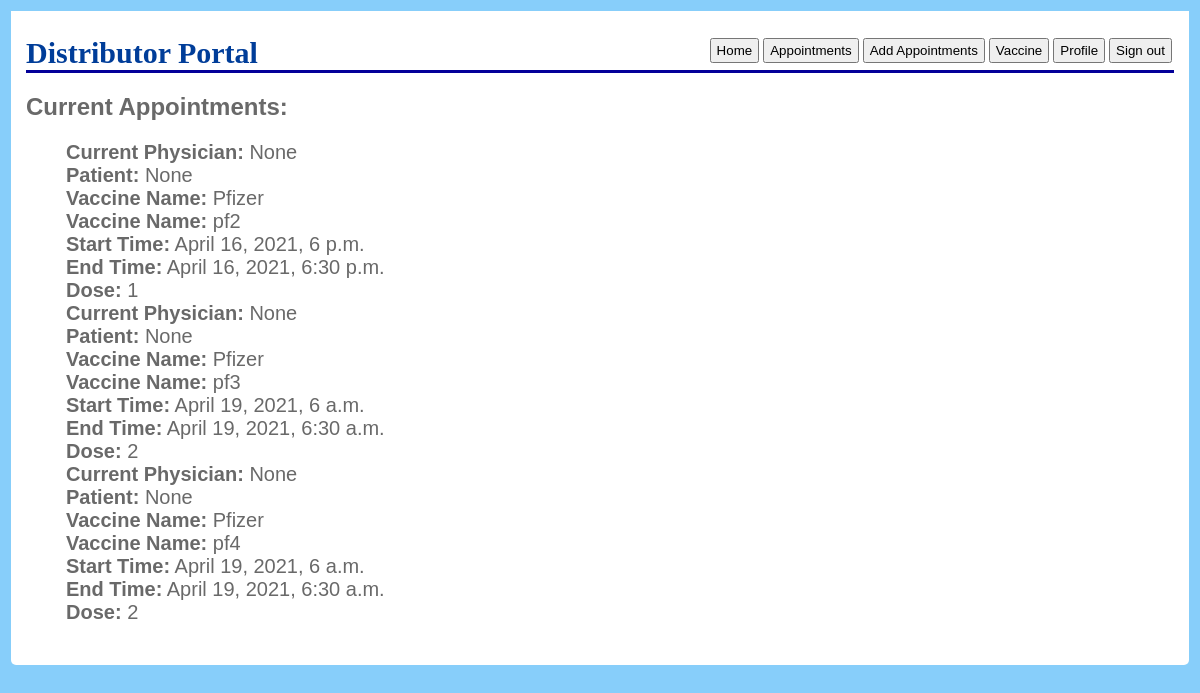
/user/distributor/appointments (signed in), run on the app's committed database.
### user/models.py (models this page shows)
class Appointment(models.Model):
    start_time = models.DateTimeField()
    end_time = models.DateTimeField()
    physician = models.OneToOneField('Physician', on_delete=models.CASCADE, default=None, blank=True, null =True)
    patient = models.OneToOneField('Patient', on_delete=models.CASCADE, default=None, blank=True, null=True)
    distributor = models.ForeignKey('Distributor', on_delete=models.CASCADE, default=None)
    vaccine_name = models.OneToOneField(Vaccine, on_delete=models.RESTRICT, max_length=256)
    dose = models.IntegerField(default=1)
    class Meta:
        unique_together = (('physician', 'patient', 'vaccine_name'),)

class Vaccine(models.Model):
    vaccine_id = models.CharField(max_length=256)
    brand = models.CharField(max_length=256)
    dose_required = models.IntegerField()
    expiration_date = models.DateField()

### user/views.py (the view)
# urls.py: path('distributor/appointments', AppointmentView.as_view(), name='distributor_appointments'),
@method_decorator([login_required, distributor_required], name='dispatch')
class AppointmentView(ListView):
    model = Appointment
    template_name = 'user/distributor_appointments.html'
    def get_queryset(self):
        queryset = Appointment.objects.all()
        filtered_queryset = [_ for _ in queryset if _.distributor.user.username == self.request.user.username]
        return filtered_queryset

### user/templates/user/distributor_appointments.html (shortened to what this page needs)
<!DOCTYPE html>
<html lang="en">
<head>
</head>
<body>
    <div id="main">
        <h1>
            Distributor Portal
            <button onClick="window.location='/user/logout';" type="button">Sign out</button>
            <button onClick="window.location='/user/distributor/profile';" type="button">Profile</button>
            <button onClick="window.location='/user/distributor/vaccine';" type="button">Vaccine</button>
            <button onClick="window.location='/user/distributor/appointments/add';" type="button">Add Appointments</button>
            <button onClick="window.location='/user/distributor/appointments';" type="button">Appointments</button>
            <button onClick="window.location='/user/distributor';" type="button">Home</button>
        </h1>
        <h2>
            Current Appointments:
        </h2>
        <ul>
            {% for appointment in object_list %}
            <li><b>Current Physician:</b> {{ appointment.physician }}</li>
            <li><b>Patient:</b> {{ appointment.patient }}</li>
            <li><b>Vaccine Name:</b> {{ appointment.vaccine_name.brand }}</li>
            <li><b>Vaccine Name:</b> {{ appointment.vaccine_name.vaccine_id }}</li>
            <li><b>Start Time:</b> {{ appointment.start_time  }}</li>
            <li><b>End Time:</b> {{ appointment.end_time }}</li>
            <li><b>Dose:</b> {{ appointment.dose }}</li>
            {% empty %}
            <li>No appointments yet.</li>
            {% endfor %}
        </ul>
</body>
</html>

### user/templates/user/distributor_appointments.html (style rules this page uses)
body { background-image: url("https://blog.saleslayer.com/hubfs/distribution-policy.jpg"); background-size: 100%; }
body { font-family: "Trebuchet MS", Verdana, sans-serif; font-size: 16px; background-color: lightskyblue; color: #696969; padding: 3px; }
#main { padding: 5px; padding-left: 15px; padding-right: 15px; padding-bottom: 25px; background-color: #ffffff; border-radius: 0 0 5px 5px; }
h1 { font-family: Georgia, serif; border-bottom: 3px solid #030099; color: #003d99; font-size: 30px; }
button { float: right; padding: 3px; padding-left: 5px; padding-right: 5px; margin: 2px; }
li { list-style-type: none; margin: 0; padding: 0; font-size: 20px; }

### data on the page
Appointment: physician "None", patient "None", vaccine_name.brand "Pfizer", vaccine_name.vaccine_id "pf2", start_time "April 16, 2021, 6 p.m.", end_time "April 16, 2021, 6:30 p.m.", dose "1"
Appointment: physician "None", patient "None", vaccine_name.brand "Pfizer", vaccine_name.vaccine_id "pf3", start_time "April 19, 2021, 6 a.m.", end_time "April 19, 2021, 6:30 a.m.", dose "2"
Appointment: physician "None", patient "None", vaccine_name.brand "Pfizer", vaccine_name.vaccine_id "pf4", start_time "April 19, 2021, 6 a.m.", end_time "April 19, 2021, 6:30 a.m.", dose "2"
